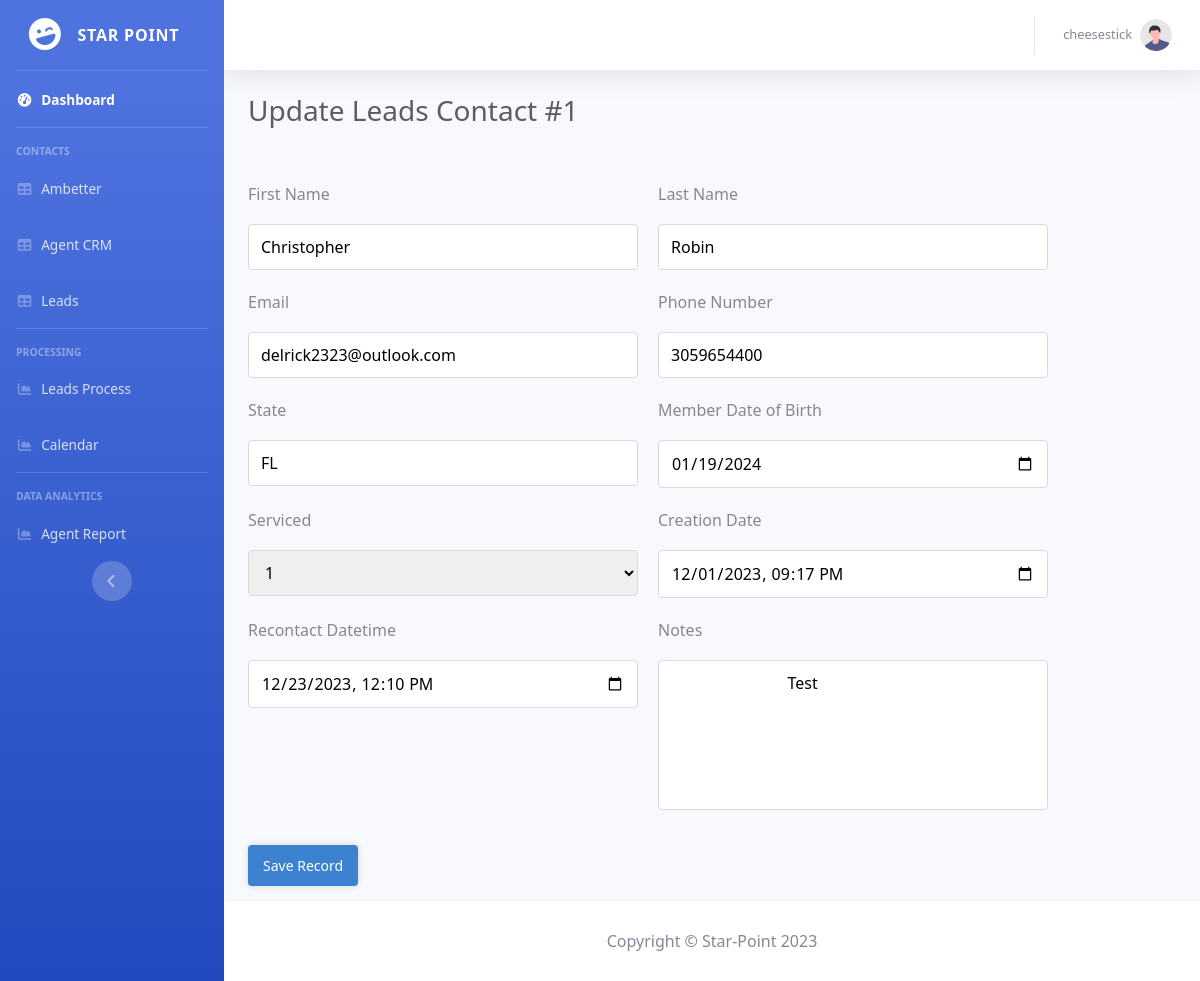
Before: /view/crm/leads-update.php?id=1 (signed in) with the older database file.
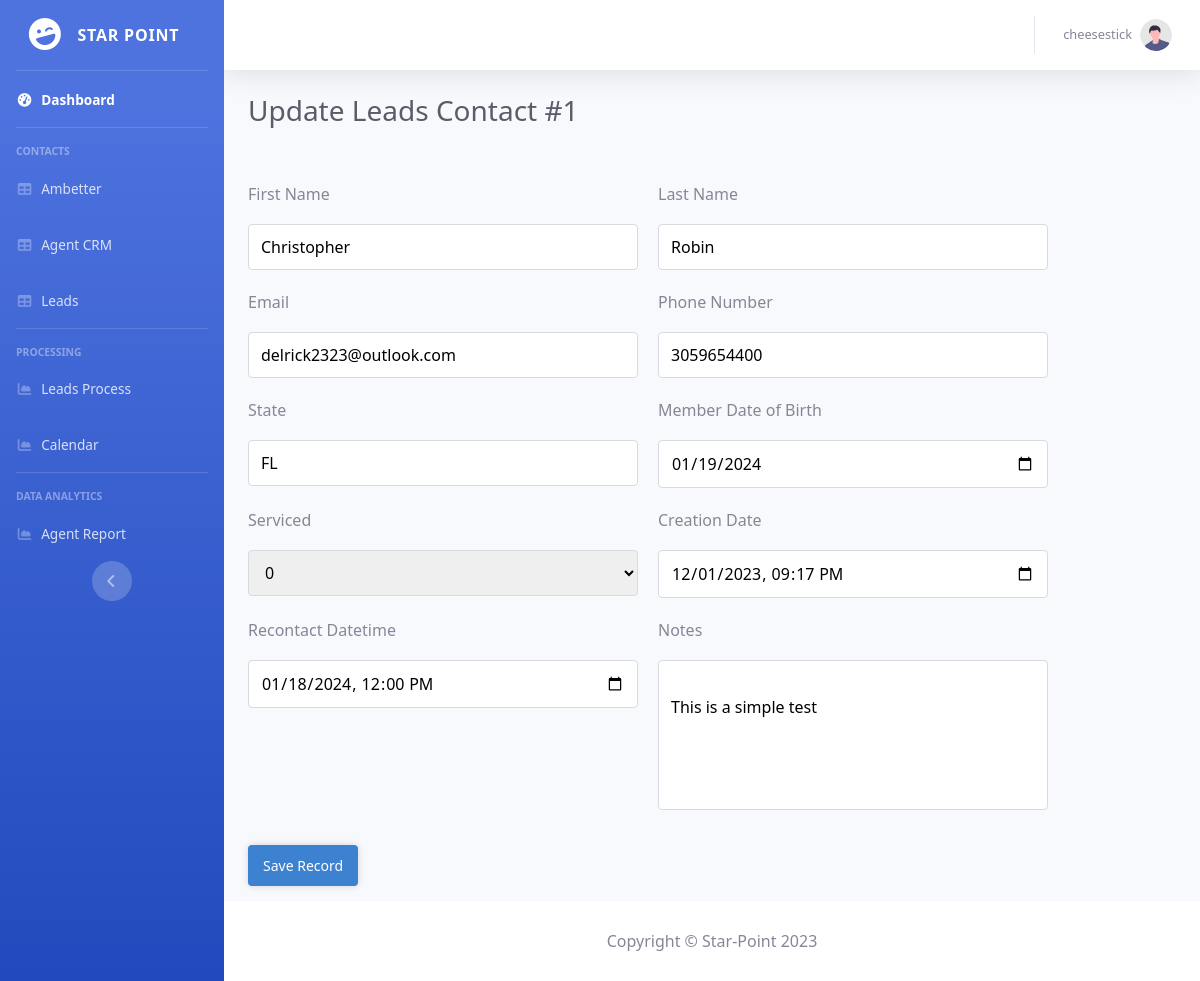
After: the same page with the newer database file.
### tables this page shows
CREATE TABLE `Leads` (
  `id` int NOT NULL,
  `first_name` varchar(50) NOT NULL,
  `last_name` varchar(50) NOT NULL,
  `email` varchar(255) NOT NULL,
  `phone` varchar(30) NOT NULL,
  `state` varchar(50) NOT NULL,
  `DOB` date NOT NULL,
  `serviced` tinyint(1) NOT NULL DEFAULT '0',
  `created` datetime NOT NULL DEFAULT CURRENT_TIMESTAMP,
  `recontact_date` datetime DEFAULT NULL,
  `notes` varchar(500) DEFAULT NULL
);

### php/config.php (called while the page is built, shortened)
<?php
$Leads = 'Leads';
?>

### View/CRM/leads-update.php (the view, shortened to what this page needs)
<?php
include '../../php/functions.php';
$pdo = pdo_connect_mysql();
$stmt = $pdo->prepare('SELECT * FROM ' . $Leads . ' WHERE id = ?');
$stmt->execute([ $_GET['id'] ]);
$contact = $stmt->fetch(PDO::FETCH_ASSOC);
?>
<?=CRM_header('Leads - Update')?>
<div id="content-wrapper" class="d-flex flex-column">
    <div id="content">
        <?= CRM_topbar($_SESSION) ?>
        <div class=container-fluid>
            <div class="d-sm-flex align-items-center justify-content-between mb-4">
                <div class="wrap">
                    <h1 class="h3 mb-0 text-gray-800">Update Leads Contact #<?=$contact['id']?></h1>
                </div>
            </div>
            <form action="?id=<?=$contact['id']?>" method="post" class="crud-form">
                <div class="cols">
                    <?php foreach ($Leads_Columns as $column => $array): ?>
                    <?php if (isset($array['input'])): ?>
                    <?php $input = $array['input']; ?>
                    <div class="style-form-control">
                        <label for="<?=$column?>"><?=$array['label']?></label>
                        <?php if ($input['type'] == 'text' || $input['type'] == 'hidden' || $input['type'] == 'email' || $input['type'] == 'number' || $input['type'] == 'tel'): ?>
                        <input id="<?=$column?>" type="<?=$input['type']?>" name="<?=$column?>" placeholder="<?=$input['placeholder']?>" value="<?=htmlspecialchars((string)$contact[$column], ENT_QUOTES)?>" <?=$input['required'] ? 'required' : ''?> <?=isset($input['custom']) ? $input['custom'] : ''?>>
                        <?php elseif ($input['type'] == 'date'): ?>
                        <input id="<?=$column?>" type="<?=$input['type']?>" name="<?=$column?>"<?=$input['required'] ? ' required' : ''?> <?=isset($input['custom']) ? $input['custom'] : ''?> value="<?=date('Y-m-d')?>">
                        <?php elseif ($input['type'] == 'datetime-local'): ?>
                        <input id="<?=$column?>" type="<?=$input['type']?>" name="<?=$column?>" value="<?=date('Y-m-d\TH:i', strtotime($contact[$column]))?>" <?=$input['required'] ? 'required' : ''?> <?=isset($input['custom']) ? $input['custom'] : ''?>>
                        <?php elseif ($input['type'] == 'textarea'): ?>
                        <textarea id="<?=$column?>" name="<?=$column?>" <?=$input['required'] ? 'required' : ''?> <?=isset($input['custom']) ? $input['custom'] : ''?>>
                            <?=htmlspecialchars($contact[$column])?>
                        </textarea>
                        <?php elseif ($input['type'] == 'select'): ?>
                        <select id="<?=$column?>" name="<?=$column?>" <?=$input['required'] ? 'required' : ''?> <?=isset($input['custom']) ? $input['custom'] : ''?>>
                            <?php foreach ($input['options'] as $option): ?>
                            <option value="<?=$option?>" <?=$contact[$column] == $option ? 'selected' : ''?>><?=$option?></option>
                            <?php endforeach; ?>
                        </select>
                        <?php elseif ($input['type'] == 'checkbox'): ?>
                        <input id="<?=$column?>" type="hidden" name="<?=$column?>" value="0" <?=isset($input['custom']) ? $input['custom'] : ''?>>
                        <input type="<?=$input['type']?>" name="<?=$column?>" value="1" <?=$contact[$column] == 1 ? 'checked' : ''?> <?=isset($input['custom']) ? $input['custom'] : ''?>>
                        <?php endif; ?>
                    </div>
                    <?php endif; ?>
                    <?php endforeach; ?>
                </div>
                <button type="submit" name="submit" class="btn">Save Record</button>
            </form>
        </div>
    </div>
    <?=CRM_footer()?>
</div>

Changed rows visible on the page:
changed leads "Christopher": serviced "1" → "0"; recontact_date "12/23/2023 12:10" → "01/18/2024 12:00"; notes "Test" → "This is a simple test"
